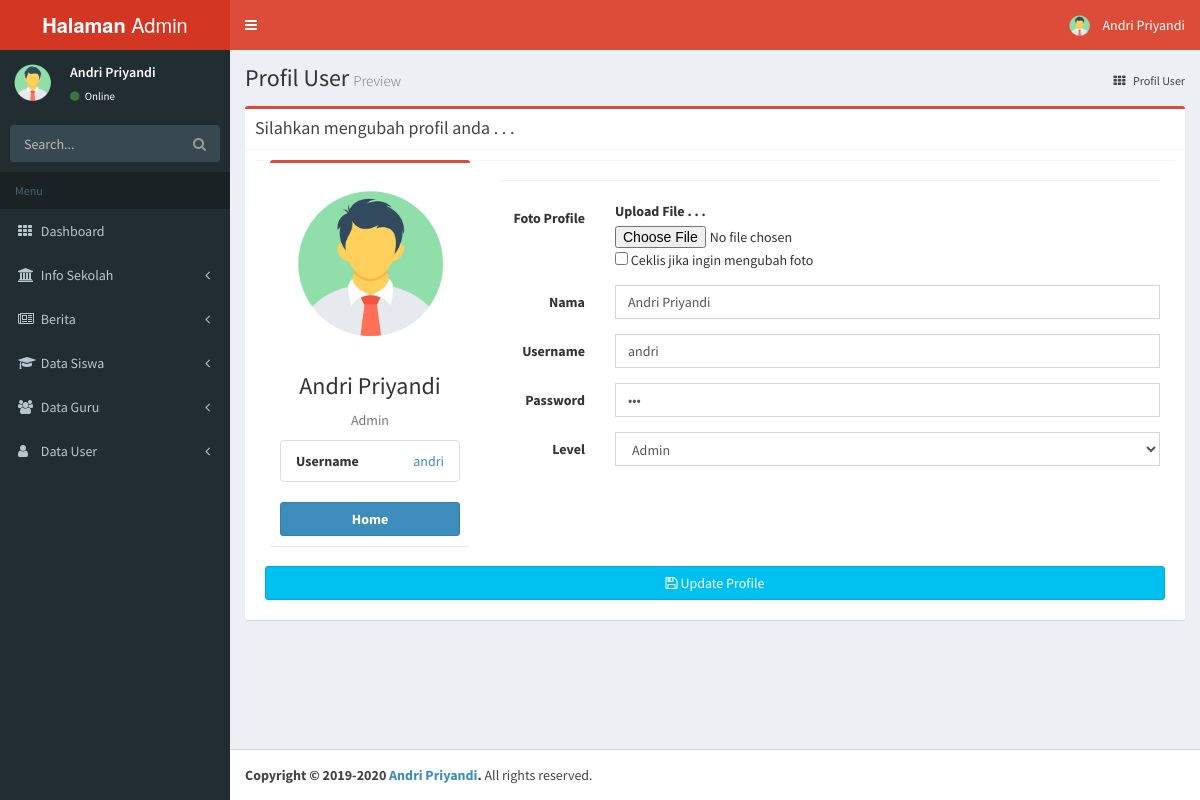
/dashboard/admin/profil.php (signed in), run on the app's committed database.
### tables this page shows
CREATE TABLE `user` (
  `id` int(11) NOT NULL,
  `nama` varchar(100) NOT NULL,
  `username` varchar(100) NOT NULL,
  `password` varchar(100) NOT NULL,
  `level` varchar(100) NOT NULL,
  `foto` varchar(255) NOT NULL
);

### dashboard/admin/profil.php (the view, shortened to what this page needs)
<?php include "_partials/meta.php"; ?>
<?php include "_partials/head.php"; ?>
<?php include "_partials/sidebar.php"; ?>
  <?php
      include "../conf/koneksi.php";
      $id = $_SESSION['id'];
      $query = "SELECT * FROM user WHERE id ='".$id."' ";
      $sql = mysqli_query($koneksi, $query);
      $data = mysqli_fetch_array($sql);
    ?>
  <div class="wrapper">
  <div class="content-wrapper">
	 <section class="content-header">
      <h1>Profil User<small>Preview</small>
      </h1>
      <ol class="breadcrumb">
        <li><a href="#"><i class="fa fa-th"></i> Profil User</a></li>
      </ol>
    </section>
    <section class="content">
      <div class="row">
        <div class="col-md-12">
          <div class="box box-danger">
            <div class="box-header with-border">
              <h3 class="box-title">Silahkan mengubah profil anda . . .</h3>
            </div>
             <form class="form-horizontal" action="uProfil.php?id=<?= $data['id'] ?>" enctype="multipart/form-data" method="POST">
                <div class="box-body">
                  <div class="col-md-3">
                    <div class="box box-danger">
                    <div class="box-body box-profile">
                      <img class="profile-user-img img-responsive img-circle" src="proses/images/<?= $data['foto']; ?>" alt="User profile picture">
                      <h3 class="profile-username text-center"><?php echo $data['nama'] ?></h3>
                      <p class="text-muted text-center"><?= $data['level'];  ?></p>
                      <ul class="list-group list-group-unbordered">
                        <li class="list-group-item">
                          <b>Username</b> <a class="pull-right"><?= $data['username']; ?></a>
                        </li>
                      </ul>
                      <a href="index.php" class="btn btn-primary btn-block"><b>Home</b></a>
                    </div>
                    </div>
                  </div>
                  <div class="col-md-9">
                  <hr>
                  <div class="form-group">
                    <label for="uNama" class="col-sm-2 control-label">Foto Profile</label>
                    <div class="col-sm-10">
                      <label for="exampleInputFile">Upload File . . .</label>
                      <input type="file" name="foto">
                      <input type="checkbox" name="ubah_foto" value="true"> Ceklis jika ingin mengubah foto<br>
                    </div>
                  </div>
                    <div class="form-group">
                    <label for="uNama" class="col-sm-2 control-label">Nama</label>
                    <div class="col-sm-10">
                      <input type="text" class="form-control" name="nama"  placeholder="Nama User" value="<?= $data['nama']; ?>"  required>
                    </div>
                  </div>
                  <div class="form-group">
                    <label class="col-sm-2 control-label">Username</label>
                    <div class="col-sm-10">
                      <input type="text" class="form-control" name="username"  placeholder="Nama User" value="<?= $data['username']; ?>"  required>
                    </div>
                  </div>
                  <div class="form-group">
                    <label for="uPassword" class="col-sm-2 control-label">Password</label>
                    <div class="col-sm-10">
                      <input type="password" class="form-control" name="password"  placeholder="Masukkan password baru anda" value="<?= $data['password']; ?>">
                    </div>
                  </div>
                  <div class="form-group">
                    <label class="col-sm-2 control-label">Level</label>
                    <div class="col-sm-10">
                      <select class="form-control" name="level">
                        <option select="selected"><?php echo $data['level']; ?></option>
                      </select>
                    </div>
                  </div>
                  </div>
                  <div class="box-footer">
                    <button type="submit" name="submit" class="btn btn-info pull-right btn-block"> <i class="fa fa-save"></i> Update Profile</button>
                  </div>
                </div>
             </form>
           </div>
         </div>
       </div>
    </section>
  </div>
   <?php include "_partials/footer.php"; ?>
    </div>
  </body>
</html>

### dashboard/admin/_partials/head.php (shortened to what this page needs)
<header class="main-header">
  <a href="#" class="logo">
    <span class="logo-lg"><b>Halaman</b> Admin</span>
  </a>
  <nav class="navbar navbar-static-top" role="navigation">
    <a href="#" class="sidebar-toggle" data-toggle="offcanvas" role="button">
    </a>
    <div class="navbar-custom-menu">
      <ul class="nav navbar-nav">
        <li class="dropdown user user-menu">
          <a href="#" class="dropdown-toggle" data-toggle="dropdown">
            <img src="proses/images/<?= $data['foto']; ?>" class="user-image" alt="User Image"/>
            <span class="hidden-xs"><?php echo $data['nama']; ?></span>
          </a>
        </li>
      </ul>
    </div>
  </nav>
</header>

### dashboard/admin/_partials/sidebar.php (shortened to what this page needs)
<aside class="main-sidebar">
  <section class="sidebar">
    <div class="user-panel">
      <div class="pull-left image">
        <img src="proses/images/<?= $data['foto']; ?>" class="img-circle" alt="User Image" />
      </div>
      <div class="pull-left info">
        <p><?php echo $data['nama']; ?></p>
        <a href="#"><i class="fa fa-circle text-success"></i> Online</a>
      </div>
    </div>
          <form action="#" method="get" class="sidebar-form">
            <div class="input-group">
              <input type="text" name="q" class="form-control" placeholder="Search..."/>
              <span class="input-group-btn">
                <button type='submit' name='search' id='search-btn' class="btn btn-flat"><i class="fa fa-search"></i></button>
              </span>
            </div>
          </form>
    <ul class="sidebar-menu">
      <li class="header">Menu</li>
      <li class=" <?php if($page == 'Home'){ echo 'active'; } ?>">
        <a href="index.php">
          <i class="fa fa-th"></i> <span>Dashboard</span>
        </a>
      </li>
      <li class="<?php if($page == 'EditHome' || $page == 'EditSP' || $page == 'EditPS' || $page == 'EditAbout' || $page == 'Kontak' ){ echo 'active'; } ?>">
        <a href="#">
          <i class="fa fa-university"></i>
          <span>Info Sekolah</span>
          <i class="fa fa-angle-left pull-right"></i>
        </a>
      </li>
      <li class="<?php if($page == 'Berita' || $page == 'TampilanBerita' ){ echo 'active'; } ?>">
        <a href="#">
          <i class="fa fa-newspaper-o"></i> <span>Berita</span>
          <i class="fa fa-angle-left pull-right"></i>
        </a>
      </li>
      <li class=" <?php if($page == 'TambahSiswa' || $page == 'ListSiswa' ){ echo 'active'; } ?>">
        <a href="#">
          <i class="fa fa-mortar-board"></i>
          <span>Data Siswa</span>
          <i class="fa fa-angle-left pull-right"></i>
        </a>
      </li>
      <li class="<?php if($page == 'TambahGuru' || $page == 'ListGuru' ){ echo 'active'; } ?>">
        <a href="#">
          <i class="fa fa-group"></i> <span>Data Guru</span>
          <i class="fa fa-angle-left pull-right"></i>
        </a>
      </li>
      <li class="<?php if($page == 'TambahUser' || $page == 'ListUser' ){ echo 'active'; } ?>">
        <a href="#">
          <i class="fa fa-user"></i> <span>Data User</span>
          <i class="fa fa-angle-left pull-right"></i>
        </a>
      </li>
  </section>
</aside>

### data on the page
user: foto (picture), nama "Andri Priyandi", level "Admin", username "andri"
